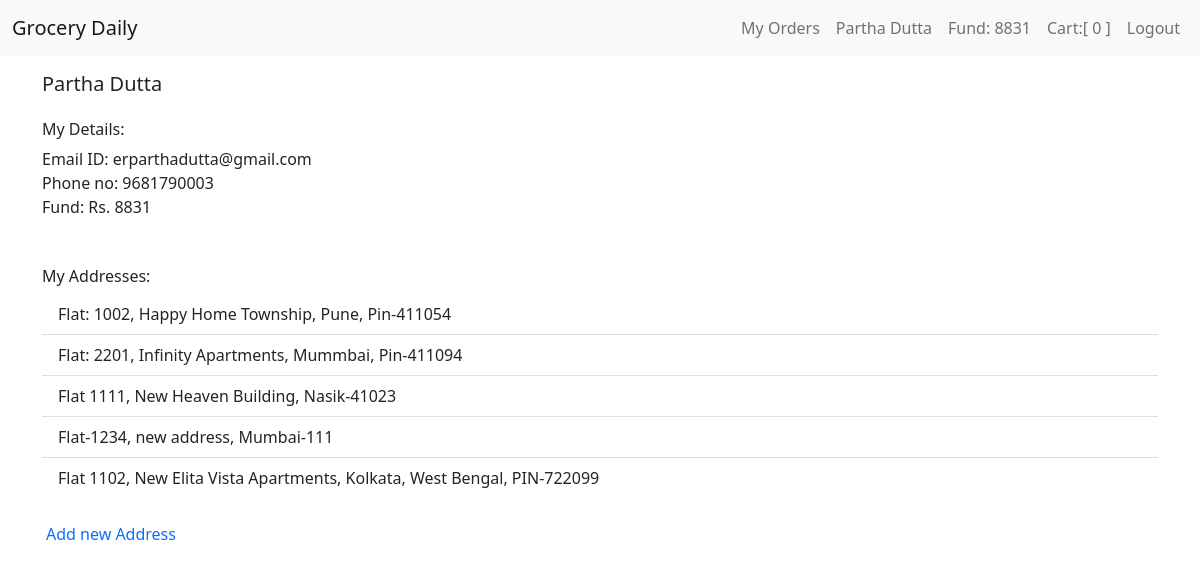
Before: /account (signed in) with the older database file.
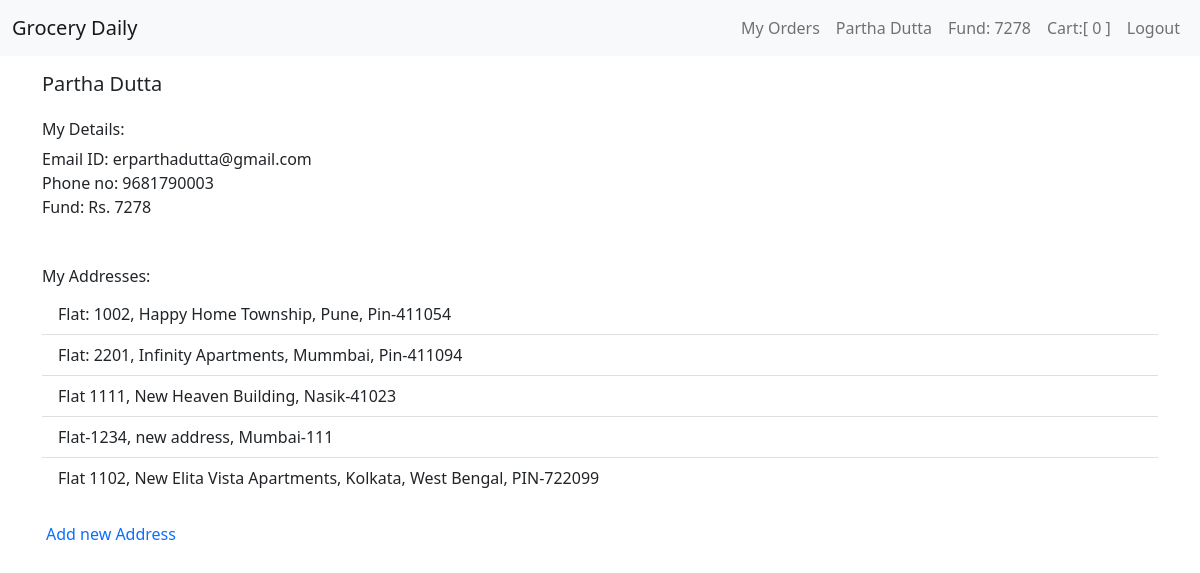
After: the same page with the newer database file.
### tables this page shows
CREATE TABLE users (user_id INTEGER PRIMARY KEY AUTOINCREMENT NOT NULL, name TEXT NOT NULL, email TEXT NOT NULL, phone INTEGER NOT NULL, hash TEXT NOT NULL, cash NUMERIC DEFAULT 0.00);

### app.py (the view)
@app.route("/account", methods=["GET", "POST"])
@login_required
def account():
    user_id = session["user_id"]
    user_data = db.execute("SELECT * FROM users WHERE user_id = ?;", user_id)
    address = db.execute("SELECT address FROM address WHERE user_id= ?", f'{user_id}')
    address = address[0]['address']
    address = json.loads(address)
    return render_template("account.html", user_data=user_data, address=address)

### app.py (called while the page is built)
@app.after_request
def after_request(response):
    response.headers["Cache-Control"] = "no-cache, no-store, must-revalidate"
    response.headers["Expires"] = 0
    response.headers["Pragma"] = "no-cache"
    return response

def login_required(f):
    @wraps(f)
    def decorated_function(*args, **kwargs):
        if session.get("user_id") is None:
            return redirect("/login")
        return f(*args, **kwargs)
    return decorated_function

### templates/account.html (shortened to what this page needs)
{% extends "layout.html" %}
{% block user %}
    {{ user_data[0]["name"] }}
{% endblock %}
{% block fund %}
    Fund: {{ user_data[0]["cash"] }}
{% endblock %}
{% block cart %}
    {{ cart|length }}
{% endblock %}
{% block main %}
    <div class="container mt-3">
        <div class="row justify-content-center">
            <div class="col-12">
                <h5>{{user_data[0]['name']}}</h5>
            </div>
        </div>
    </div>
    <div class="container mt-3">
        <div class="row justify-content-center">
            <div class="col-12">
                <h6>My Details:</h6>
            </div>
        </div>
        <div class="row justify-content-start">
            <div class="col-12">
                Email ID: {{user_data[0]['email']}}
            </div>
            <div class="col-12">
                Phone no: {{user_data[0]['phone']}}
            </div>
            <div class="col-12">
                Fund: Rs. {{user_data[0]['cash']}}
            </div>
        </div>
    </div>
    <div class="container mb- mt-5">
        <div class="row justify-content-start">
            <div class="col-12">
                <h6>My Addresses:</h6>
            </div>
        </div>
        <div class="row">
            <ul class="list-group-flush">
            {% for i in address %}
                <li class="list-group-item">{{ i['address'] }}</li>
            {% endfor %}
            </ul>
                <a class="nav-link" href="/add_address">Add new Address</a>
        </div>
    </div>
{% endblock %}

### templates/layout.html (shortened to what this page needs)
<!DOCTYPE html>
<html lang="en">
<head>
    <link href="https://cdn.jsdelivr.net/npm/bootstrap@5.1.3/dist/css/bootstrap.min.css" rel="stylesheet">
    <link href="/static/style.css" rel="stylesheet">
    <link href="https://cdn.jsdelivr.net/npm/bootstrap@5.1.3/dist/css/bootstrap.min.css" rel="stylesheet">
</head>
<body>
    <nav class="navbar navbar-expand-lg navbar-light bg-light">
        <div class="container-fluid">
            <a class="navbar-brand" href="/">Grocery Daily</a>
            <div class="collapse navbar-collapse" id="navbarSupportedContent">
                {% if session["user_id"] %}
                    <ul class="navbar-nav ms-auto mb-2 mb-lg-0">
                        <li class="nav-item">
                            <a class="nav-link" href="/orders">My Orders</a>
                        </li>
                        <li class="nav-item">
                            <a class="nav-link" href="/account">{% block user %}{% endblock %}</a>
                        </li>
                        <li class="nav-item">
                            <a class="nav-link" aria-current="page" href="/add_fund">{% block fund %}{% endblock %}</a>
                        </li>
                        <li class="nav-item">
                            <a class="nav-link" aria-current="page" href="/cart">Cart:[{% block cart %}{% endblock %}]</a>
                        </li>
                        <li class="nav-item">
                            <a class="nav-link" href="/logout">Logout</a>
                        </li>
                    </ul>
                {% endif %}
            </div>
        </div>
    </nav>
    <main class="container-fluid">
        {% block main %}{% endblock %}
    </main>
</body>
</html>

Changed rows visible on the page:
changed users "Partha Dutta": cash "8831" → "7278"
